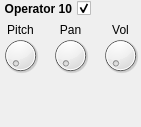
<?xml version="1.0" encoding="UTF-8"?>
<ui version="4.0">
 <class>OperatorComponent</class>
 <widget class="QWidget" name="OperatorComponent">
  <property name="geometry">
   <rect>
    <x>0</x>
    <y>0</y>
    <width>141</width>
    <height>127</height>
   </rect>
  </property>
  <property name="windowTitle">
   <string>OperatorComponent</string>
  </property>
  <widget class="QDial" name="pitch_dial">
   <property name="geometry">
    <rect>
     <x>0</x>
     <y>30</y>
     <width>41</width>
     <height>51</height>
    </rect>
   </property>
   <property name="accessibleName">
    <string>Pitch</string>
   </property>
   <property name="locale">
    <locale language="English" country="UnitedStates"/>
   </property>
   <property name="invertedAppearance">
    <bool>false</bool>
   </property>
   <property name="invertedControls">
    <bool>false</bool>
   </property>
  </widget>
  <widget class="QDial" name="pan_dial">
   <property name="geometry">
    <rect>
     <x>50</x>
     <y>30</y>
     <width>41</width>
     <height>51</height>
    </rect>
   </property>
   <property name="accessibleName">
    <string>Pitch</string>
   </property>
   <property name="locale">
    <locale language="English" country="UnitedStates"/>
   </property>
   <property name="invertedAppearance">
    <bool>false</bool>
   </property>
   <property name="invertedControls">
    <bool>false</bool>
   </property>
  </widget>
  <widget class="QDial" name="vol_dial">
   <property name="geometry">
    <rect>
     <x>100</x>
     <y>30</y>
     <width>41</width>
     <height>51</height>
    </rect>
   </property>
   <property name="accessibleName">
    <string>Pitch</string>
   </property>
   <property name="locale">
    <locale language="English" country="UnitedStates"/>
   </property>
   <property name="invertedAppearance">
    <bool>false</bool>
   </property>
   <property name="invertedControls">
    <bool>false</bool>
   </property>
  </widget>
  <widget class="QLabel" name="pitch_label">
   <property name="geometry">
    <rect>
     <x>0</x>
     <y>20</y>
     <width>41</width>
     <height>20</height>
    </rect>
   </property>
   <property name="text">
    <string>Pitch</string>
   </property>
   <property name="scaledContents">
    <bool>false</bool>
   </property>
   <property name="alignment">
    <set>Qt::AlignCenter</set>
   </property>
  </widget>
  <widget class="QLabel" name="pan_label">
   <property name="geometry">
    <rect>
     <x>50</x>
     <y>20</y>
     <width>41</width>
     <height>20</height>
    </rect>
   </property>
   <property name="text">
    <string>Pan</string>
   </property>
   <property name="alignment">
    <set>Qt::AlignCenter</set>
   </property>
  </widget>
  <widget class="QLabel" name="vol_label">
   <property name="geometry">
    <rect>
     <x>100</x>
     <y>20</y>
     <width>41</width>
     <height>20</height>
    </rect>
   </property>
   <property name="text">
    <string>Vol</string>
   </property>
   <property name="alignment">
    <set>Qt::AlignCenter</set>
   </property>
  </widget>
  <widget class="QCheckBox" name="activation_checkbox">
   <property name="geometry">
    <rect>
     <x>0</x>
     <y>0</y>
     <width>91</width>
     <height>17</height>
    </rect>
   </property>
   <property name="font">
    <font>
     <weight>75</weight>
     <bold>true</bold>
    </font>
   </property>
   <property name="layoutDirection">
    <enum>Qt::RightToLeft</enum>
   </property>
   <property name="text">
    <string>Operator 10</string>
   </property>
   <property name="checked">
    <bool>true</bool>
   </property>
  </widget>
 </widget>
 <layoutdefault spacing="6" margin="11"/>
 <resources/>
 <connections/>
</ui>
